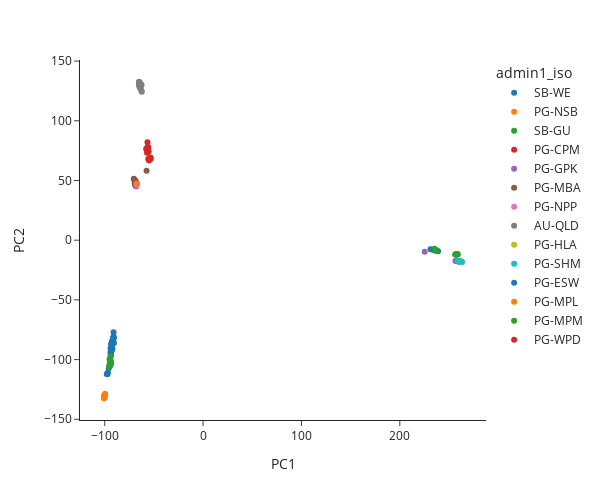

This figure's notebook cell:
### Code cell
ct = list(filtered_contigs.keys())[0]
plot_pca(outputlist[ct][0], outputlist[ct][1], colourfac = 'admin1_iso')

### Figure 1 — Plotly figure (JSON) as saved in the notebook; plotly's stock layout.template omitted (floating-point values rounded to 4 significant figures; data arrays with more than 128 entries replaced by an {"elided": "..."} marker saying what was removed)
{"data": [{"customdata": {"elided": "31x9 mixed values"}, "hovertemplate": "admin1_iso=%{customdata[3]}<br>PC1=%{x}<br>PC2=%{y}<br>derived_sample_id=%{customdata[0]}<br>species=%{customdata[1]}<br>country=%{customdata[2]}<br>admin1_name=%{customdata[4]}<br>divergence=%{customdata[5]}<br>median_cov=%{customdata[6]}<br>latitude=%{customdata[7]}<br>longitude=%{customdata[8]}<extra></extra>", "legendgroup": "SB-WE", "marker": {"color": "#1F77B4", "symbol": "circle"}, "mode": "markers", "name": "SB-WE", "orientation": "v", "showlegend": true, "type": "scatter", "x": [-93.88, -91.01, -92.99, -91.63, -90.61, -91.48, -92.14, -94.02, -92.85, -92.92, -92.9, -92.68, -91.39, -90.6, -96.83, -97.92, -97.24, -95.91, -92.7, -93.88, -94.1, -93.47, -93.85, -94.02, -95.04, -93.27, -92.83, -92.46, -93.47, -91.02, -93.14], "xaxis": "x", "y": [-90.25, -80.58, -86.4, -84.32, -81.97, -82.4, -91.12, -90.93, -92.3, -86.16, -86.7, -88.9, -81.68, -86.21, -110.8, -112.1, -112.3, -107.2, -84.73, -94.01, -96.14, -95.99, -101.0, -93.89, -99.69, -90.75, -90.07, -86.27, -87.3, -77.17, -88.8], "yaxis": "y"}, {"customdata": [["hin_BOU_A1", "hinesorum", "Papua New Guinea", "PG-NSB", "Bogenvil", 0.07565, 23, -6.662, 155.4], ["hin_BOU_A10", "hinesorum", "Papua New Guinea", "PG-NSB", "Bogenvil", 0.07561, 20, -6.662, 155.4], ["hin_BOU_A3", "hinesorum", "Papua New Guinea", "PG-NSB", "Bogenvil", 0.07545, 13, -6.662, 155.4], ["hin_BOU_A5", "hinesorum", "Papua New Guinea", "PG-NSB", "Bogenvil", 0.07558, 21, -6.662, 155.4], ["hin_BOU_A_6", "hinesorum", "Papua New Guinea", "PG-NSB", "Bogenvil", 0.07554, 19, -6.662, 155.4], ["hin_BOU_F2_BOU8", "hinesorum", "Papua New Guinea", "PG-NSB", "Bogenvil", 0.07571, 39, -6.669, 155.5], ["hin_BOU_T10", "hinesorum", "Papua New Guinea", "PG-NSB", "Bogenvil", 0.07546, 19, -6.669, 155.5], ["hin_BOU_T6", "hinesorum", "Papua New Guinea", "PG-NSB", "Bogenvil", 0.07548, 21, -6.669, 155.5], ["hin_BOU_T7", "hinesorum", "Papua New Guinea", "PG-NSB", "Bogenvil", 0.0756, 20, -6.669, 155.5], ["hin_BOU_T9", "hinesorum", "Papua New Guinea", "PG-NSB", "Bogenvil", 0.07568, 23, -6.669, 155.5], ["hin_BOU_T_5", "hinesorum", "Papua New Guinea", "PG-NSB", "Bogenvil", 0.07545, 20, -6.669, 155.5]], "hovertemplate": "admin1_iso=%{customdata[3]}<br>PC1=%{x}<br>PC2=%{y}<br>derived_sample_id=%{customdata[0]}<br>species=%{customdata[1]}<br>country=%{customdata[2]}<br>admin1_name=%{customdata[4]}<br>divergence=%{customdata[5]}<br>median_cov=%{customdata[6]}<br>latitude=%{customdata[7]}<br>longitude=%{customdata[8]}<extra></extra>", "legendgroup": "PG-NSB", "marker": {"color": "#FF7F0E", "symbol": "circle"}, "mode": "markers", "name": "PG-NSB", "orientation": "v", "showlegend": true, "type": "scatter", "x": [-100.5, -100.6, -100.7, -100.5, -100.5, -100.0, -100.0, -100.4, -99.88, -100.1, -99.57], "xaxis": "x", "y": [-130.9, -132.2, -132.4, -130.5, -131.1, -129.5, -129.9, -130.5, -129.1, -131.4, -128.7], "yaxis": "y"}, {"customdata": [["hin_GUA18-3-19", "hinesorum", "Solomon Islands", "SB-GU", "Guadalcanal", 0.07565, 30, -9.353, 159.6], ["hin_GUA18-3-5", "hinesorum", "Solomon Islands", "SB-GU", "Guadalcanal", 0.0745, 29, -9.353, 159.6], ["hin_GUA18-9-18", "hinesorum", "Solomon Islands", "SB-GU", "Guadalcanal", 0.07501, 34, -9.486, 160.1], ["hin_GUA18-9-8", "hinesorum", "Solomon Islands", "SB-GU", "Guadalcanal", 0.07546, 21, -9.486, 160.1], ["hin_GUA1816_18", "hinesorum", "Solomon Islands", "SB-GU", "Guadalcanal", 0.07534, 20, -9.577, 160.1], ["hin_GUA1816_24", "hinesorum", "Solomon Islands", "SB-GU", "Guadalcanal", 0.0751, 20, -9.577, 160.1], ["hin_GUA1818_1", "hinesorum", "Solomon Islands", "SB-GU", "Guadalcanal", 0.07461, 10, -9.507, 160.2], ["hin_GUA181_8", "hinesorum", "Solomon Islands", "SB-GU", "Guadalcanal", 0.07387, 12, -9.473, 160.4], ["hin_GUA183_7", "hinesorum", "Solomon Islands", "SB-GU", "Guadalcanal", 0.07497, 20, -9.353, 159.6], ["hin_GUA183_8", "hinesorum", "Solomon Islands", "SB-GU", "Guadalcanal", 0.07546, 21, -9.353, 159.6], ["hin_GUA188_1", "hinesorum", "Solomon Islands", "SB-GU", "Guadalcanal", 0.07477, 20, -9.496, 160.1], ["hin_GUA189_6", "hinesorum", "Solomon Islands", "SB-GU", "Guadalcanal", 0.07484, 20, -9.486, 160.1], ["hin_GUA_MC-5", "hinesorum", "Solomon Islands", "SB-GU", "Guadalcanal", 0.07584, 47, null, null]], "hovertemplate": "admin1_iso=%{customdata[3]}<br>PC1=%{x}<br>PC2=%{y}<br>derived_sample_id=%{customdata[0]}<br>species=%{customdata[1]}<br>country=%{customdata[2]}<br>admin1_name=%{customdata[4]}<br>divergence=%{customdata[5]}<br>median_cov=%{customdata[6]}<br>latitude=%{customdata[7]}<br>longitude=%{customdata[8]}<extra></extra>", "legendgroup": "SB-GU", "marker": {"color": "#2CA02C", "symbol": "circle"}, "mode": "markers", "name": "SB-GU", "orientation": "v", "showlegend": true, "type": "scatter", "x": [-93.89, -93.97, -93.61, -94.68, -95.63, -94.63, -95.21, -94.34, -94.33, -94.71, -94.95, -93.99, -94.41], "xaxis": "x", "y": [-97.35, -103.2, -103.9, -101.6, -105.9, -105.1, -105.0, -102.2, -102.0, -101.1, -106.1, -102.5, -100.8], "yaxis": "y"}, {"customdata": [["hin_PP_97_89_13", "hinesorum", "Papua New Guinea", "PG-CPM", "Sentral", 0.07513, 26, -9.397, 147.5], ["hin_PP_97_89_7", "hinesorum", "Papua New Guinea", "PG-CPM", "Sentral", 0.07522, 24, -9.397, 147.5]], "hovertemplate": "admin1_iso=%{customdata[3]}<br>PC1=%{x}<br>PC2=%{y}<br>derived_sample_id=%{customdata[0]}<br>species=%{customdata[1]}<br>country=%{customdata[2]}<br>admin1_name=%{customdata[4]}<br>divergence=%{customdata[5]}<br>median_cov=%{customdata[6]}<br>latitude=%{customdata[7]}<br>longitude=%{customdata[8]}<extra></extra>", "legendgroup": "PG-CPM", "marker": {"color": "#D62728", "symbol": "circle"}, "mode": "markers", "name": "PG-CPM", "orientation": "v", "showlegend": true, "type": "scatter", "x": [-69.3, -69.04], "xaxis": "x", "y": [48.02, 46.43], "yaxis": "y"}, {"customdata": {"elided": "20x9 mixed values"}, "hovertemplate": "admin1_iso=%{customdata[3]}<br>PC1=%{x}<br>PC2=%{y}<br>derived_sample_id=%{customdata[0]}<br>species=%{customdata[1]}<br>country=%{customdata[2]}<br>admin1_name=%{customdata[4]}<br>divergence=%{customdata[5]}<br>median_cov=%{customdata[6]}<br>latitude=%{customdata[7]}<br>longitude=%{customdata[8]}<extra></extra>", "legendgroup": "PG-GPK", "marker": {"color": "#9467BD", "symbol": "circle"}, "mode": "markers", "name": "PG-GPK", "orientation": "v", "showlegend": true, "type": "scatter", "x": [-68.2, -68.67, -67.46, -68.23, -67.82, -69.25, -69.14, 259.9, 225.3, 260.1, 256.6, 262.1, 260.4, 262.6, -69.0, -67.59, -68.21, 260.3, 262.5, 261.0], "xaxis": "x", "y": [45.1, 46.1, 47.45, 45.87, 48.22, 47.33, 47.84, -17.88, -9.706, -18.02, -17.36, -18.21, -17.84, -18.41, 47.61, 46.6, 45.09, -17.4, -18.1, -17.87], "yaxis": "y"}, {"customdata": [["hin_PP_CP113_4", "hinesorum", "Papua New Guinea", "PG-MBA", "Milen Be", 0.07503, 20, -9.629, 147.6], ["hin_PP_CP94_1", "hinesorum", "Papua New Guinea", "PG-MBA", "Milen Be", 0.0749, 13, -10.2, 149.7], ["hin_PP_CP98_100_39", "hinesorum", "Papua New Guinea", "PG-MBA", "Milen Be", 0.075, 21, -10.38, 150.3], ["hin_PP_f2_98_89_11", "hinesorum", "Papua New Guinea", "PG-MBA", "Milen Be", 0.07522, 27, -10.2, 150.4], ["hin_PP_f2_98_89_14", "hinesorum", "Papua New Guinea", "PG-MBA", "Milen Be", 0.07526, 32, -10.2, 150.4], ["hin_PP_f2_98_89_21", "hinesorum", "Papua New Guinea", "PG-MBA", "Milen Be", 0.07516, 27, -10.2, 150.4], ["hin_PP_f2_98_89_2b", "hinesorum", "Papua New Guinea", "PG-MBA", "Milen Be", 0.07515, 35, -10.2, 150.4], ["hin_PP_f2_98_89_8", "hinesorum", "Papua New Guinea", "PG-MBA", "Milen Be", 0.07515, 32, -10.2, 150.4]], "hovertemplate": "admin1_iso=%{customdata[3]}<br>PC1=%{x}<br>PC2=%{y}<br>derived_sample_id=%{customdata[0]}<br>species=%{customdata[1]}<br>country=%{customdata[2]}<br>admin1_name=%{customdata[4]}<br>divergence=%{customdata[5]}<br>median_cov=%{customdata[6]}<br>latitude=%{customdata[7]}<br>longitude=%{customdata[8]}<extra></extra>", "legendgroup": "PG-MBA", "marker": {"color": "#8C564B", "symbol": "circle"}, "mode": "markers", "name": "PG-MBA", "orientation": "v", "showlegend": true, "type": "scatter", "x": [-69.16, -57.45, -68.84, -70.36, -68.53, -69.52, -68.83, -70.39], "xaxis": "x", "y": [46.69, 58.19, 47.55, 51.45, 47.38, 47.68, 50.06, 51.1], "yaxis": "y"}, {"customdata": [["hin_PP_CP119_1", "hinesorum", "Papua New Guinea", "PG-NPP", "Oro", 0.07411, 11, -8.575, 148.0]], "hovertemplate": "admin1_iso=%{customdata[3]}<br>PC1=%{x}<br>PC2=%{y}<br>derived_sample_id=%{customdata[0]}<br>species=%{customdata[1]}<br>country=%{customdata[2]}<br>admin1_name=%{customdata[4]}<br>divergence=%{customdata[5]}<br>median_cov=%{customdata[6]}<br>latitude=%{customdata[7]}<br>longitude=%{customdata[8]}<extra></extra>", "legendgroup": "PG-NPP", "marker": {"color": "#E377C2", "symbol": "circle"}, "mode": "markers", "name": "PG-NPP", "orientation": "v", "showlegend": true, "type": "scatter", "x": [-67.7], "xaxis": "x", "y": [46.39], "yaxis": "y"}, {"customdata": {"elided": "17x9 mixed values"}, "hovertemplate": "admin1_iso=%{customdata[3]}<br>PC1=%{x}<br>PC2=%{y}<br>derived_sample_id=%{customdata[0]}<br>species=%{customdata[1]}<br>country=%{customdata[2]}<br>admin1_name=%{customdata[4]}<br>divergence=%{customdata[5]}<br>median_cov=%{customdata[6]}<br>latitude=%{customdata[7]}<br>longitude=%{customdata[8]}<extra></extra>", "legendgroup": "AU-QLD", "marker": {"color": "#7F7F7F", "symbol": "circle"}, "mode": "markers", "name": "AU-QLD", "orientation": "v", "showlegend": true, "type": "scatter", "x": [-64.51, -65.27, -63.92, -64.34, -64.38, -65.09, -63.64, -64.98, -64.51, -64.63, -62.8, -63.11, -65.22, -64.37, -64.3, -62.54, -62.31], "xaxis": "x", "y": [129.4, 131.1, 131.2, 128.1, 129.5, 132.3, 128.0, 132.7, 129.6, 130.9, 125.5, 130.5, 129.8, 127.6, 131.1, 130.0, 124.4], "yaxis": "y"}, {"customdata": [["hin_cNG_94_109_2", "hinesorum", "Papua New Guinea", "PG-HLA", "Hela", 0.07755, 23, -6.205, 143.0], ["hin_cNG_94_109_5", "hinesorum", "Papua New Guinea", "PG-HLA", "Hela", 0.07748, 26, -6.205, 143.0], ["hin_cNG_94_109_6", "hinesorum", "Papua New Guinea", "PG-HLA", "Hela", 0.07747, 26, -6.205, 143.0], ["hin_cNG_f2_94_109_3", "hinesorum", "Papua New Guinea", "PG-HLA", "Hela", 0.0776, 24, -6.205, 143.0], ["hin_cNG_f2_94_109_7", "hinesorum", "Papua New Guinea", "PG-HLA", "Hela", 0.07743, 24, -6.205, 143.0], ["hin_cNG_f2_94_97_1", "hinesorum", "Papua New Guinea", "PG-HLA", "Hela", 0.07745, 20, -6.205, 143.0], ["hin_cNG_f2_94_97_7", "hinesorum", "Papua New Guinea", "PG-HLA", "Hela", 0.07759, 23, -6.205, 143.0], ["hin_sNG_WP66_4", "hinesorum", "Papua New Guinea", "PG-HLA", "Hela", 0.07523, 25, -6.122, 141.3]], "hovertemplate": "admin1_iso=%{customdata[3]}<br>PC1=%{x}<br>PC2=%{y}<br>derived_sample_id=%{customdata[0]}<br>species=%{customdata[1]}<br>country=%{customdata[2]}<br>admin1_name=%{customdata[4]}<br>divergence=%{customdata[5]}<br>median_cov=%{customdata[6]}<br>latitude=%{customdata[7]}<br>longitude=%{customdata[8]}<extra></extra>", "legendgroup": "PG-HLA", "marker": {"color": "#BCBD22", "symbol": "circle"}, "mode": "markers", "name": "PG-HLA", "orientation": "v", "showlegend": true, "type": "scatter", "x": [261.6, 260.4, 261.8, 262.8, 262.1, 261.3, 260.3, -54.24], "xaxis": "x", "y": [-17.69, -17.49, -17.52, -18.52, -17.9, -17.89, -17.9, 69.69], "yaxis": "y"}, {"customdata": [["hin_cNG_94_113_2", "hinesorum", "Papua New Guinea", "PG-SHM", "Sauten Hailans", 0.07762, 21, -6.793, 143.6], ["hin_cNG_94_113_6", "hinesorum", "Papua New Guinea", "PG-SHM", "Sauten Hailans", 0.07748, 24, -6.793, 143.6], ["hin_cNG_94_118_1", "hinesorum", "Papua New Guinea", "PG-SHM", "Sauten Hailans", 0.07751, 22, -6.793, 143.6], ["hin_cNG_94_97_5", "hinesorum", "Papua New Guinea", "PG-SHM", "Sauten Hailans", 0.07749, 24, -6.468, 142.8], ["hin_cNG_94_97_9", "hinesorum", "Papua New Guinea", "PG-SHM", "Sauten Hailans", 0.0775, 20, -6.468, 142.8]], "hovertemplate": "admin1_iso=%{customdata[3]}<br>PC1=%{x}<br>PC2=%{y}<br>derived_sample_id=%{customdata[0]}<br>species=%{customdata[1]}<br>country=%{customdata[2]}<br>admin1_name=%{customdata[4]}<br>divergence=%{customdata[5]}<br>median_cov=%{customdata[6]}<br>latitude=%{customdata[7]}<br>longitude=%{customdata[8]}<extra></extra>", "legendgroup": "PG-SHM", "marker": {"color": "#17BECF", "symbol": "circle"}, "mode": "markers", "name": "PG-SHM", "orientation": "v", "showlegend": true, "type": "scatter", "x": [259.2, 261.6, 263.2, 259.3, 260.2], "xaxis": "x", "y": [-17.68, -17.89, -18.09, -17.7, -17.49], "yaxis": "y"}, {"customdata": [["hin_nNG_MP-76-2", "hinesorum", "Papua New Guinea", "PG-ESW", "Is Sepik", 0.07799, 29, -4.07, 143.3], ["hin_nNG_MP-76-4", "hinesorum", "Papua New Guinea", "PG-ESW", "Is Sepik", 0.07784, 30, -4.07, 143.3], ["hin_nNG_MP76_3", "hinesorum", "Papua New Guinea", "PG-ESW", "Is Sepik", 0.07776, 19, -4.07, 143.3], ["hin_nNG_SR-Nal16", "hinesorum", "Papua New Guinea", "PG-ESW", "Is Sepik", 0.07785, 21, -3.782, 143.1], ["hin_nNG_SR-Nal2", "hinesorum", "Papua New Guinea", "PG-ESW", "Is Sepik", 0.07786, 24, -3.782, 143.1], ["hin_nNG_SR93-R93K", "hinesorum", "Papua New Guinea", "PG-ESW", "Is Sepik", 0.07789, 20, -3.865, 144.1]], "hovertemplate": "admin1_iso=%{customdata[3]}<br>PC1=%{x}<br>PC2=%{y}<br>derived_sample_id=%{customdata[0]}<br>species=%{customdata[1]}<br>country=%{customdata[2]}<br>admin1_name=%{customdata[4]}<br>divergence=%{customdata[5]}<br>median_cov=%{customdata[6]}<br>latitude=%{customdata[7]}<br>longitude=%{customdata[8]}<extra></extra>", "legendgroup": "PG-ESW", "marker": {"color": "#1F77B4", "symbol": "circle"}, "mode": "markers", "name": "PG-ESW", "orientation": "v", "showlegend": true, "type": "scatter", "x": [238.2, 238.8, 236.9, 235.3, 231.2, 233.0], "xaxis": "x", "y": [-8.993, -9.244, -8.218, -8.548, -7.551, -7.727], "yaxis": "y"}, {"customdata": [["hin_nPP_4-169", "hinesorum", "Papua New Guinea", "PG-MPL", "Morobe", 0.07493, 26, -6.206, 147.7]], "hovertemplate": "admin1_iso=%{customdata[3]}<br>PC1=%{x}<br>PC2=%{y}<br>derived_sample_id=%{customdata[0]}<br>species=%{customdata[1]}<br>country=%{customdata[2]}<br>admin1_name=%{customdata[4]}<br>divergence=%{customdata[5]}<br>median_cov=%{customdata[6]}<br>latitude=%{customdata[7]}<br>longitude=%{customdata[8]}<extra></extra>", "legendgroup": "PG-MPL", "marker": {"color": "#FF7F0E", "symbol": "circle"}, "mode": "markers", "name": "PG-MPL", "orientation": "v", "showlegend": true, "type": "scatter", "x": [-67.66], "xaxis": "x", "y": [47.23], "yaxis": "y"}, {"customdata": [["hin_nPP_BO132_1", "hinesorum", "Papua New Guinea", "PG-MPM", "Madang", 0.07776, 21, -5.769, 145.6], ["hin_nPP_BO132_10", "hinesorum", "Papua New Guinea", "PG-MPM", "Madang", 0.07783, 21, -5.769, 145.6], ["hin_nPP_BO132_12", "hinesorum", "Papua New Guinea", "PG-MPM", "Madang", 0.07782, 22, -5.769, 145.6], ["hin_nPP_BO132_2", "hinesorum", "Papua New Guinea", "PG-MPM", "Madang", 0.07781, 21, -5.769, 145.6], ["hin_nPP_BO132_3", "hinesorum", "Papua New Guinea", "PG-MPM", "Madang", 0.0778, 23, -5.769, 145.6], ["hin_nPP_BO132_4", "hinesorum", "Papua New Guinea", "PG-MPM", "Madang", 0.07778, 22, -5.769, 145.6], ["hin_nPP_BO132_5", "hinesorum", "Papua New Guinea", "PG-MPM", "Madang", 0.07776, 25, -5.769, 145.6], ["hin_nPP_BO132_6", "hinesorum", "Papua New Guinea", "PG-MPM", "Madang", 0.07782, 23, -5.769, 145.6], ["hin_nPP_BO132_7", "hinesorum", "Papua New Guinea", "PG-MPM", "Madang", 0.07805, 25, -5.769, 145.6], ["hin_nPP_BO132_9", "hinesorum", "Papua New Guinea", "PG-MPM", "Madang", 0.0778, 23, -5.769, 145.6]], "hovertemplate": "admin1_iso=%{customdata[3]}<br>PC1=%{x}<br>PC2=%{y}<br>derived_sample_id=%{customdata[0]}<br>species=%{customdata[1]}<br>country=%{customdata[2]}<br>admin1_name=%{customdata[4]}<br>divergence=%{customdata[5]}<br>median_cov=%{customdata[6]}<br>latitude=%{customdata[7]}<br>longitude=%{customdata[8]}<extra></extra>", "legendgroup": "PG-MPM", "marker": {"color": "#2CA02C", "symbol": "circle"}, "mode": "markers", "name": "PG-MPM", "orientation": "v", "showlegend": true, "type": "scatter", "x": [257.1, 235.3, 256.3, 257.0, 237.1, 258.5, 259.0, 257.0, 258.4, 257.6], "xaxis": "x", "y": [-11.89, -7.273, -12.02, -12.04, -8.573, -11.81, -11.87, -11.91, -11.92, -11.87], "yaxis": "y"}, {"customdata": {"elided": "15x9 mixed values"}, "hovertemplate": "admin1_iso=%{customdata[3]}<br>PC1=%{x}<br>PC2=%{y}<br>derived_sample_id=%{customdata[0]}<br>species=%{customdata[1]}<br>country=%{customdata[2]}<br>admin1_name=%{customdata[4]}<br>divergence=%{customdata[5]}<br>median_cov=%{customdata[6]}<br>latitude=%{customdata[7]}<br>longitude=%{customdata[8]}<extra></extra>", "legendgroup": "PG-WPD", "marker": {"color": "#D62728", "symbol": "circle"}, "mode": "markers", "name": "PG-WPD", "orientation": "v", "showlegend": true, "type": "scatter", "x": [-53.71, -56.53, -53.37, -56.51, -56.08, -55.74, -54.38, -54.96, -55.34, -57.82, -57.4, -57.0, -56.45, -53.26, -55.56], "xaxis": "x", "y": [68.99, 81.93, 68.04, 78.0, 77.15, 68.01, 68.55, 66.78, 74.23, 76.64, 75.48, 73.32, 74.61, 69.05, 77.84], "yaxis": "y"}], "layout": {"height": 500, "legend": {"title": {"text": "admin1_iso"}, "tracegroupgap": 0}, "margin": {"t": 60}, "width": 600, "xaxis": {"anchor": "y", "domain": [0, 1], "title": {"text": "PC1"}}, "yaxis": {"anchor": "x", "domain": [0, 1], "title": {"text": "PC2"}}}}
